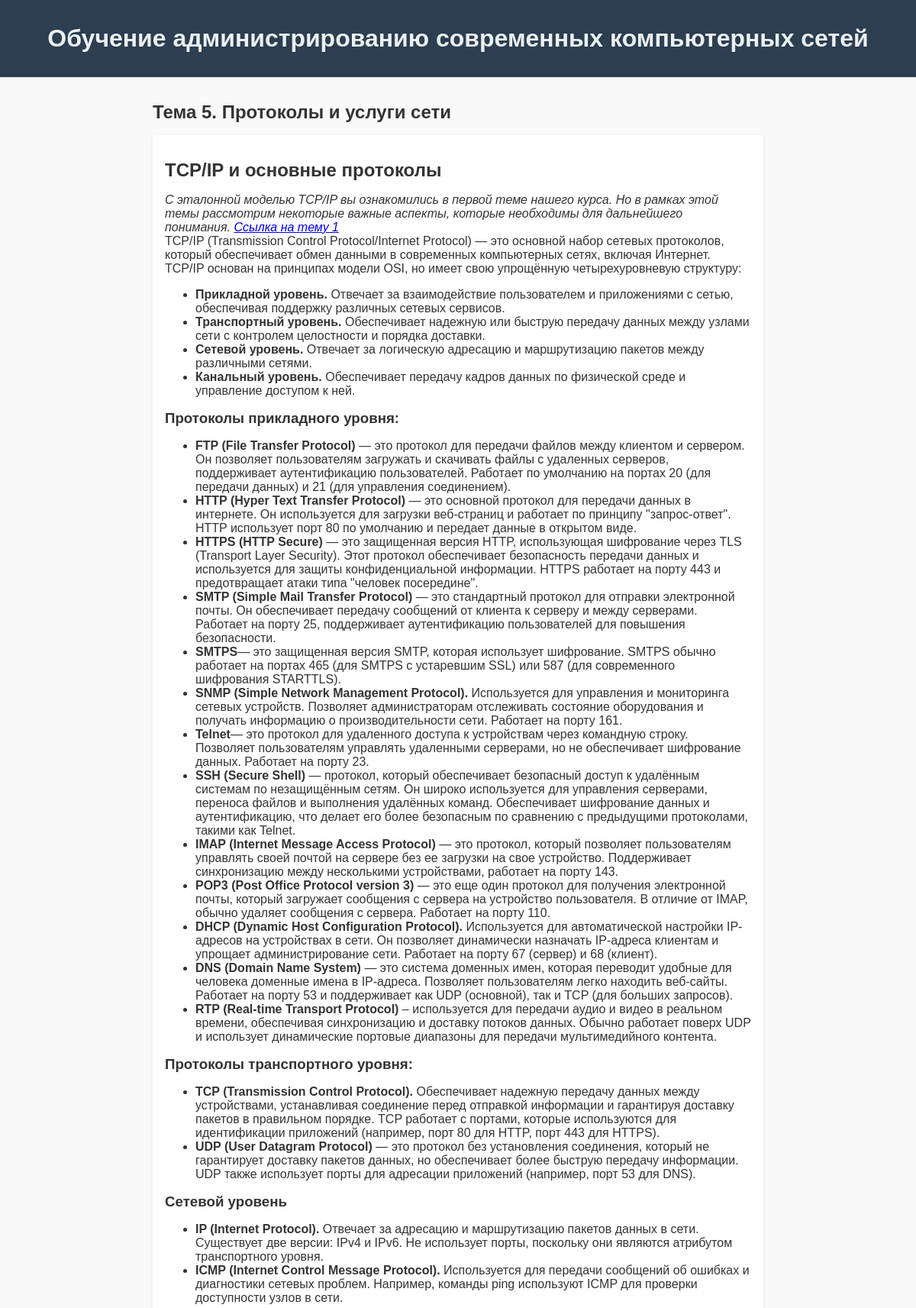
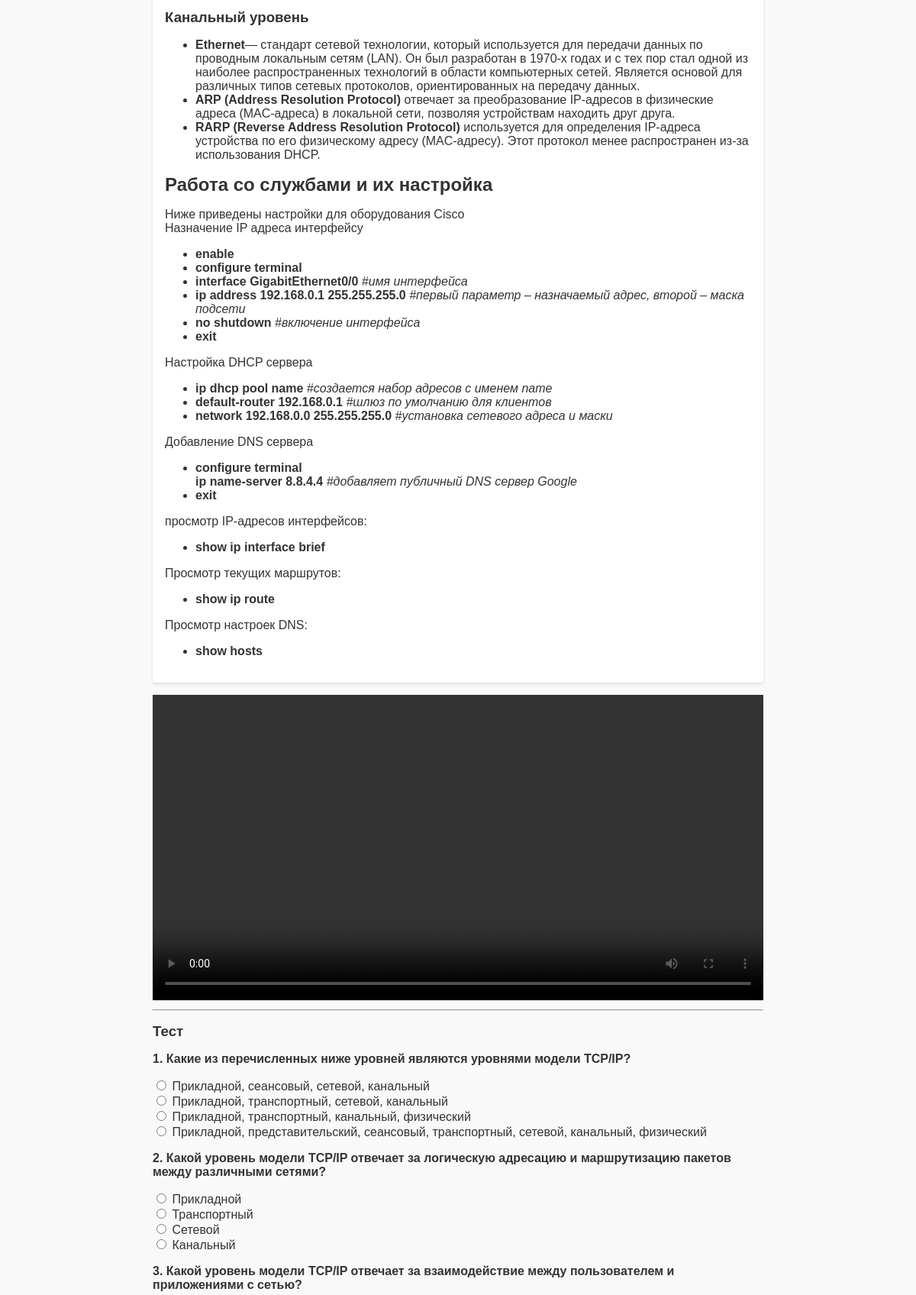
The app's page /learning/5/ (upper part) with its own data (2 pictures, top to bottom).
### com_networks/models.py (models this page shows, shortened)
class Topic(models.Model):
    title = models.CharField(max_length=200)
    content = models.TextField()       # Текст темы
    video_url = models.CharField(max_length=255, blank=True, null=True)

class Question(models.Model):
    topic = models.ForeignKey(Topic, related_name='questions', on_delete=models.CASCADE)
    text = models.CharField(max_length=500)

class Choice(models.Model):
    question = models.ForeignKey(Question, related_name='choices', on_delete=models.CASCADE)
    text = models.CharField(max_length=200)
    is_correct = models.BooleanField(default=False)

### com_networks/views.py (the view, shortened to what this page needs)
# urls.py: path('learning/<int:topic_id>/', views.learning, name='learning'),
def learning(request, topic_id):
    topic = get_object_or_404(Topic, pk=topic_id)
    questions = topic.questions.all()
    return render(request, 'learning.html', {'topic': topic, 'questions': questions})

### com_networks/templates/learning.html (shortened to what this page needs)
{% extends 'base.html' %}
{% load static %}
{% block content %}
  <h2>{{ topic.title }}</h2>
  <div class="topic-content">
    <div class="text-section">
      {{ topic.content|safe }}
    </div>
    {% if topic.video_url %}
      <div class="video-section">
        <video width="100%" controls>
          <source src="{% static topic.video_url %}" type="video/mp4">
        </video>
      </div>
    {% endif %}
  </div>
  <hr>
  <h3>Тест</h3>
  {% if completed %}
    <p>Ваш результат: {{ score }} / {{ questions|length }}</p>
  {% else %}
    <form method="post">
      {% for question in questions %}
        <div class="question">
          <p>{{ forloop.counter }}. {{ question.text }}</p>
          {% for choice in question.choices.all %}
            <label>
              <input type="radio" name="{{ question.id }}" value="{{ choice.id }}"> {{ choice.text }}
            </label><br>
          {% endfor %}
        </div>
      {% endfor %}
    </form>
  {% endif %}
{% endblock %}

### com_networks/static/css/style.css (style rules this page uses)
body { font-family: Arial, sans-serif; margin: 0; padding: 0; background-color: #f9f9f9; color: #333; }
h1, h2, h3 { margin: 1rem 0; }
.topic-content { display: flex; flex-direction: column; gap: 1rem; }
.text-section { background-color: #fff; padding: 1rem; border-radius: 4px; box-shadow: 0 2px 4px rgba(0,0,0,0.1); }
.question { margin-bottom: 1rem; }
.question p { font-weight: bold; }

### records on screen
Topic: title "Тема 5. Протоколы и услуги сети", content "ТСР/IP и основные протоколы С эталонной моделью ТСР/IP вы ознакомились в первой теме нашего курса. Но в рамках этой темы рассмотрим некоторые важные аспекты, которые необходимы для дальнейшего понимания. Ссылка на тему 1 TCP/IP (Transmission Control Protocol/Internet Protocol) — это основной набор сетевых протоколов, который обеспечивает обмен данными в современных компьютерных сетях, включая Интернет. TCP/IP основан на принципах модели OSI, но имеет свою упрощённую четырехуровневую структуру: Прикладной уровень. Отвечает за взаимодействие пользователем и приложениями с сетью, обеспечивая поддержку различных сетевых сервисов. Транспортный уровень. Обеспечивает надежную или быструю передачу…"
Question: text "Какие из перечисленных ниже уровней являются уровнями модели TCP/IP?"
Choice: text "Прикладной, сеансовый, сетевой, канальный"
Choice: text "Прикладной, транспортный, сетевой, канальный"
Choice: text "Прикладной, транспортный, канальный, физический"
Choice: text "Прикладной, представительский, сеансовый, транспортный, сетевой, канальный, физический"
Question: text "Какой уровень модели TCP/IP отвечает за логическую адресацию и маршрутизацию пакетов между различными сетями?"
Choice: text "Прикладной"
Choice: text "Транспортный"
Choice: text "Сетевой"
Choice: text "Канальный"
Question: text "Какой уровень модели TCP/IP отвечает за взаимодействие между пользователем и приложениями с сетью?"
